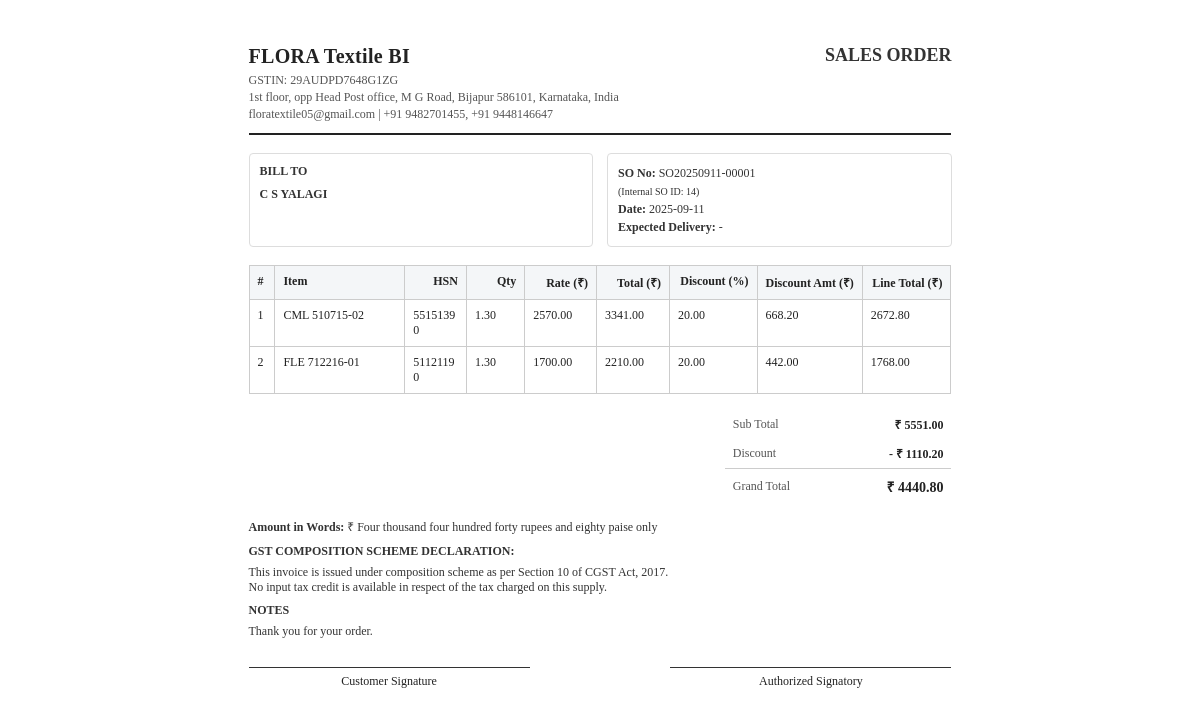
/sales-orders/14/print (signed in), run on the app's committed database.
### tables this page shows
CREATE TABLE customers (
            id INTEGER PRIMARY KEY AUTOINCREMENT,
            name TEXT NOT NULL,
            email TEXT,
            mobile TEXT,
            phone TEXT,
            address TEXT,
            city TEXT,
            pincode TEXT,
            state TEXT,
            country TEXT,
            notes TEXT,
            status TEXT DEFAULT 'active',
            created_at TEXT DEFAULT CURRENT_TIMESTAMP,
            updated_at TEXT DEFAULT CURRENT_TIMESTAMP
        );

CREATE TABLE sales_orders (
            id INTEGER PRIMARY KEY AUTOINCREMENT,
            customer_id INTEGER NOT NULL,
            date TEXT,
            so_no TEXT,
            notes TEXT,
            total REAL DEFAULT 0,
            tax_total REAL DEFAULT 0,
            grand_total REAL DEFAULT 0,
            status TEXT DEFAULT 'open',
            created_at TEXT DEFAULT CURRENT_TIMESTAMP,
            updated_at TEXT DEFAULT CURRENT_TIMESTAMP, linked_invoice_id INTEGER, expected_delivery_date TEXT,
            FOREIGN KEY(customer_id) REFERENCES customers(id)
        );

CREATE TABLE sales_order_items (
            id INTEGER PRIMARY KEY AUTOINCREMENT,
            sales_order_id INTEGER NOT NULL,
            item_id INTEGER NOT NULL,
            qty REAL NOT NULL,
            rate REAL NOT NULL,
            discount REAL DEFAULT 0,
            gst_rate REAL DEFAULT 0,
            line_total REAL DEFAULT 0,
            FOREIGN KEY(sales_order_id) REFERENCES sales_orders(id),
            FOREIGN KEY(item_id) REFERENCES items(id)
        );

CREATE TABLE items (
            id INTEGER PRIMARY KEY AUTOINCREMENT,
            sku TEXT UNIQUE,
            name TEXT NOT NULL,
            description TEXT,
            unit_price REAL DEFAULT 0,
            stock_qty INTEGER DEFAULT 0,
            reorder_level INTEGER DEFAULT 0,
            status TEXT DEFAULT 'active',
            created_at TEXT DEFAULT CURRENT_TIMESTAMP,
            updated_at TEXT DEFAULT CURRENT_TIMESTAMP
        , supplier_id INTEGER, uom TEXT DEFAULT 'Nos', hsn_code TEXT, gst_rate REAL DEFAULT 0, discount REAL DEFAULT 0, brand TEXT, image_path TEXT, cost_price REAL DEFAULT 0, selling_price REAL DEFAULT 0, supplier_name TEXT, ean13 TEXT);

### app.py (the view)
@app.route("/sales-orders/<int:id>/print", methods=["GET"], endpoint="salesorder_print")
@login_required
def salesorder_print(id):
    so, lines = get_salesorder_with_lines(id)
    if not so:
        flash("Sales Order not found.", "danger")
        return redirect(url_for("salesorder_list"))
    return render_template("print/sales_order.html", so=so, lines=lines)

### app.py (called while the page is built, shortened)
def inr_words(amount) -> str:
    try:
        n = round(float(amount or 0), 2)
    except Exception:
        n = 0.0
    rupees = int(n)
    paise = int(round((n - rupees) * 100))
    words = _inr_number_to_words(rupees) + " rupees"
    if paise:
        words += " and " + _inr_number_to_words(paise) + " paise"
    words += " only"
    return words

def get_db():
    if 'db' not in g:
        g.db = sqlite3.connect(DB_PATH)
        g.db.row_factory = sqlite3.Row
    return g.db

def login_required(f):
    @wraps(f)
    def decorated_function(*args, **kwargs):
        if 'user_id' not in session:
            flash('Please log in to access this page.', 'warning')
            return redirect(url_for('login'))
        return f(*args, **kwargs)
    return decorated_function

@app.before_request
def load_logged_in_user():
    user_id = session.get('user_id')
    if user_id is None:
        g.user = None
    else:
        db = get_db()
        g.user = db.execute('SELECT * FROM users WHERE id = ?', (user_id,)).fetchone()

def get_salesorder_with_lines(id):
    db = get_db()
    so = db.execute("""
        SELECT so.*, c.name as customer_name, c.address as customer_address
        FROM sales_orders so
        LEFT JOIN customers c ON so.customer_id = c.id
        WHERE so.id = ?
    """, (id,)).fetchone()
    if not so:
        return None, None
    lines = db.execute("""
        SELECT l.id, l.item_id, l.qty, l.rate, l.discount, l.line_total,
               i.sku AS item_sku,
               i.name AS item_name,
               i.hsn_code AS hsn_code
        FROM sales_order_items l
        JOIN items i ON l.item_id = i.id
        WHERE l.sales_order_id = ?
    """, (id,)).fetchall()
    return so, lines

### templates/print/sales_order.html (shortened to what this page needs)
{% extends 'print/_base_document.html' %}
{% block doc_title %}SALES ORDER{% endblock %}
{% block parties %}
<div class="cols">
  <div class="box">
    <div class="box-title">Bill To</div>
    <div class="box-line"><strong>{{ so['customer_name'] }}</strong></div>
  </div>
  <div class="box">
    <div class="box-line"><strong>SO No:</strong> {{ so['so_no'] or '-' }}</div>
    <div class="box-line"><small>(Internal SO ID: {{ so['id'] }})</small></div>
    <div class="box-line"><strong>Date:</strong> {{ so['date'] or '-' }}</div>
    <div class="box-line"><strong>Expected Delivery:</strong> {{ so['expected_delivery_date'] or '-' }}</div>
  </div>
</div>
{% endblock %}
{% block table_headers %}
  <th class="col-sno">#</th>
  <th class="col-item">Item</th>
  <th class="col-num">HSN</th>
  <th class="col-num">Qty</th>
  <th class="col-num">Rate (₹)</th>
  <th class="col-num">Total (₹)</th>
  <th class="col-num">Discount (%)</th>
  <th class="col-num">Discount Amt (₹)</th>
  <th class="col-num">Line Total (₹)</th>
{% endblock %}
{% block table_rows %}
  {% set ns = namespace(total=0) %}
  {% for li in lines %}
  {% set qty = (li['qty'] or 0)|float %}
  {% set rate = (li['rate'] or 0)|float %}
  {% set disc = (li['discount'] or 0)|float %}
  {% set base = qty * rate %}
  {% set disc_amt = [base * (disc/100.0), 0]|max %}
  {% set computed = [base - disc_amt, 0]|max %}
  {% set ns.total = ns.total + computed %}
  <tr>
    <td class="right">{{ loop.index }}</td>
    <td>{{ li['item_sku'] or li['item_name'] or '-' }}</td>
    <td class="right">{{ li['hsn_code'] or '' }}</td>
    <td class="right">{{ '%.2f'|format(qty) }}</td>
    <td class="right">{{ '%.2f'|format(rate) }}</td>
    <td class="right">{{ '%.2f'|format(base) }}</td>
    <td class="right">{{ '%.2f'|format(disc) }}</td>
    <td class="right">{{ '%.2f'|format(disc_amt) }}</td>
    <td class="right">{{ '%.2f'|format(computed) }}</td>
  </tr>
  {% endfor %}
{% endblock %}
{% block summary_rows %}
  {% set sum = namespace(base=0, disc=0, total=0) %}
  {% for li in lines %}
    {% set qty = (li['qty'] or 0)|float %}
    {% set rate = (li['rate'] or 0)|float %}
    {% set disc = (li['discount'] or 0)|float %}
    {% set base = qty * rate %}
    {% set disc_amt = [base * (disc/100.0), 0]|max %}
    {% set computed = [base - disc_amt, 0]|max %}
    {% set sum.base = sum.base + base %}
    {% set sum.disc = sum.disc + disc_amt %}
    {% set sum.total = sum.total + computed %}
  {% endfor %}
  <tr>
    <td class="label">Sub Total</td>
    <td class="amount">₹ {{ '%.2f'|format(sum.base) }}</td>
  </tr>
  <tr>
    <td class="label">Discount</td>
    <td class="amount">- ₹ {{ '%.2f'|format(sum.disc) }}</td>
  </tr>
  <tr class="grand">
    <td class="label">Grand Total</td>
    <td class="amount">₹ {{ '%.2f'|format(sum.total) }}</td>
  </tr>
{% endblock %}
{% block notes %}
  {% set tot = namespace(total=0) %}
  {% for li in lines %}
    {% set qty = (li['qty'] or 0)|float %}
    {% set rate = (li['rate'] or 0)|float %}
    {% set disc = (li['discount'] or 0)|float %}
    {% set base = qty * rate %}
    {% set disc_amt = [base * (disc/100.0), 0]|max %}
    {% set computed = [base - disc_amt, 0]|max %}
    {% set tot.total = tot.total + computed %}
  {% endfor %}
  <div class="box-line"><strong>Amount in Words:</strong> ₹ {{ tot.total|inr_words|capitalize }}</div>
  <div class="box-title" style="margin-top:8px">GST Composition Scheme Declaration:</div>
  <div>
    This invoice is issued under composition scheme as per Section 10 of CGST Act, 2017.<br/>
    No input tax credit is available in respect of the tax charged on this supply.
  </div>
  <div class="box-title" style="margin-top:8px">Notes</div>
  <div>{{ so['notes'] or 'Thank you for your order.' }}</div>
{% endblock %}
{% block signatures %}
  <div class="sig">Customer Signature</div>
  <div class="sig right">Authorized Signatory</div>
{% endblock %}

### static/print/print.css (style rules this page uses)
* { box-sizing: border-box; }
html, body { margin: 0; padding: 0; }
.right { text-align:right }
.cols { display:flex; gap: 14px; margin: 14px 0 18px; page-break-inside: avoid; }
.box { flex: 1; border: 1px solid #ddd; border-radius: 4px; padding: 10px; }
.box-title { font-size: 12px; font-weight: 700; color:#333; text-transform: uppercase; margin-bottom: 6px; }
.box-line { font-size: 12px; color:#333; line-height: 1.5; }
.col-sno { width: 40px; text-align: center; }
.col-num { width: 80px; text-align: right; white-space: nowrap; }
.col-item { width: 280px; text-align: left; word-wrap: break-word; white-space: normal; }
.table th, .table td { border:1px solid #ccc; padding:8px; text-align:left; font-size: 12px; vertical-align: top; word-break: break-word; }
.table thead th { background: #f4f6f8; font-weight: 700; }
.table .col-sno { width: 8mm; }
.table .col-num { width: 24mm; text-align: right; }
.table tr { page-break-inside: avoid; }
.summary-table td { padding: 6px 8px; font-size: 12px; }
.summary-table .label { color:#555; }
.summary-table .amount { text-align: right; font-weight: 700; }
.summary-table .grand .label { border-top: 1px solid #ccc; padding-top: 8px; }
.summary-table .grand .amount { border-top: 1px solid #ccc; padding-top: 8px; font-size: 14px; }
.sig { width: 40%; border-top:1px solid #333; padding-top: 6px; font-size: 12px; text-align: center; }

### data on the page
customers: customer_name "C S YALAGI"
sales_orders: so_no "SO20250911-00001", id "14", date "2025-09-11", expected_delivery_date "-", notes "Thank you for your order."
sales_order_items: sku "CML 510715-02", hsn_code "55151390", qty "1.30", rate "2570.00", base "3341.00", discount "20.00", disc_amt "668.20", computed "2672.80"
sales_order_items: sku "FLE 712216-01", hsn_code "51121190", qty "1.30", rate "1700.00", base "2210.00", discount "20.00", disc_amt "442.00", computed "1768.00"

### other printed values
{{ '%.2f'|format(sum.base) }} "5551.00"
{{ '%.2f'|format(sum.disc) }} "1110.20"
{{ '%.2f'|format(sum.total) }} "4440.80"
{{ tot.total|inr_words|capitalize }} "Four thousand four hundred forty rupees and eighty paise only"
